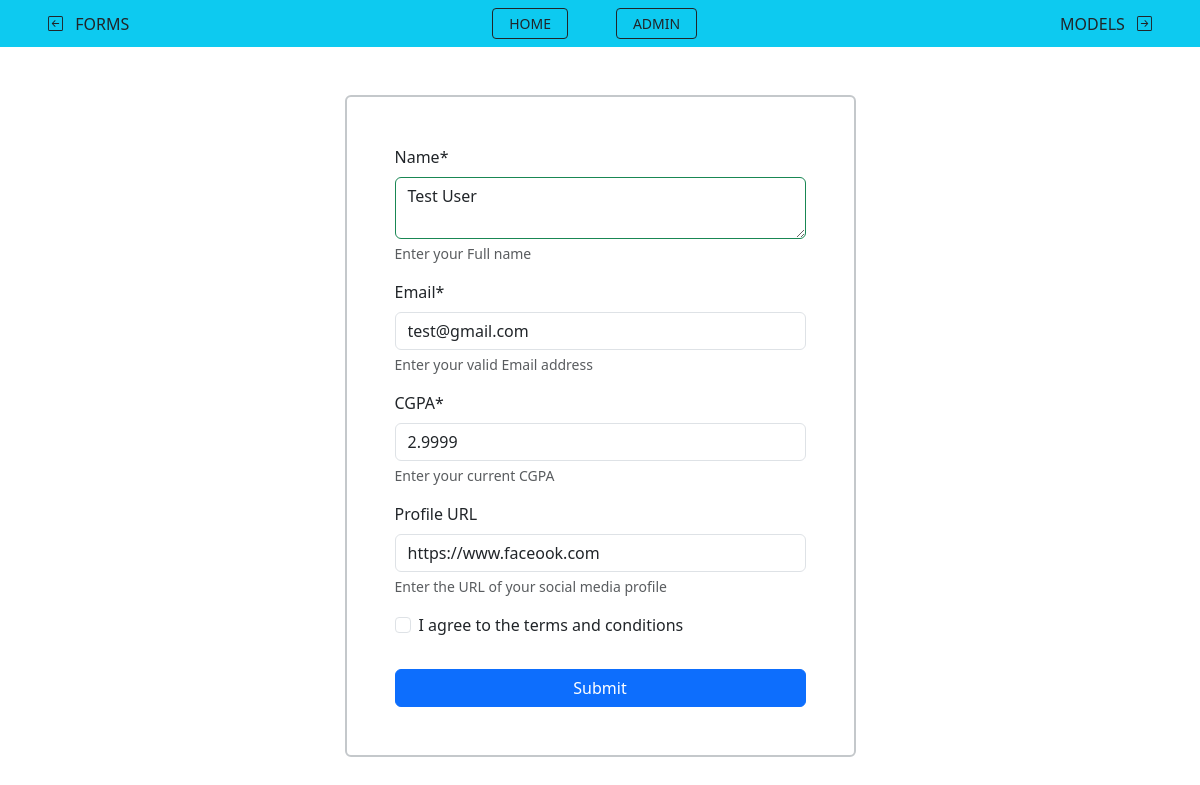
The app's page /model/edit/4 with its own data.
### a2_model/models.py (models this page shows, shortened)
class myModel(models.Model):
    full_name = models.TextField(null=True) # will be NULL in table creation, but still required for subbmission
    email_address = models.EmailField(unique=True) # no data in this field can be the same
    cgpa = models.FloatField(verbose_name='CGPA') # if not specified Django takes the field name as Display name
    profile = models.URLField(blank=True, null=True) # this field is no longer required to fill
    checkbox = models.BooleanField(default=False) # sets a default value even if nothing is entered

### a2_model/views.py (the view)
# urls.py: path('edit/<int:id>', views.edit, name='edit'),
def edit(request, id):
    data = models.myModel.objects.get(pk=id) # getting the object with the specified id
    if request.method == "POST":
        form = forms.Model_Form(request.POST, instance=data) # getting form with entries & instance
        if form.is_valid():
            form.save()
            return redirect('models')
    else:
        form = forms.Model_Form(instance=data)  # getting the form with just the object data
    return render(request,'./a2_model/update_model.html', {'form': form})

### a2_model/forms.py
class Model_Form(forms.ModelForm):
    class Meta: # built-in class for ModelForm
        model = myModel
        fields = '__all__' # to have all fields included in the form
        exclude = ['id',] # excludes specified fields from the form
        labels = {
            'full_name': 'Name',
            'email_address': 'Email',
            'checkbox': 'I agree to the terms and conditions',
            'profile': 'Profile URL'
        } # to change the display name of the form fields
        help_texts = {
            'full_name': 'Enter your Full name',
            'email_address': 'Enter your valid Email address',
            'cgpa': 'Enter your current CGPA',
            'profile': 'Enter the URL of your social media profile'
        } # to add a text under the form fields
        widgets = {
            'full_name': forms.Textarea(attrs={'rows':2, 'class':'border border-success'}),
        } # adds widgets to the form fields
        error_messages = {
            'email_address': {'invalid-feedback': 'must be a valid & unique email address'},
        } # modifies the message thats displayed if an error occurs

### a2_model/templates/a2_model/update_model.html (shortened to what this page needs)
{% extends 'base.html' %}
{% load crispy_forms_tags %}
{% block content %}
<div class="mx-auto mt-5 p-5 border border-secondary-subtle border-2 rounded" style="width: fit-content;">
    <form method="post">
        {{form | crispy}}
        <input class="btn btn-primary w-100 mt-3" type="submit" value="Submit">
    </form>
</div>
{% endblock %}

### records on screen
myModel: full_name "Test User", email_address "test@gmail.com", cgpa "2.9999", profile "https://www.faceook.com"
